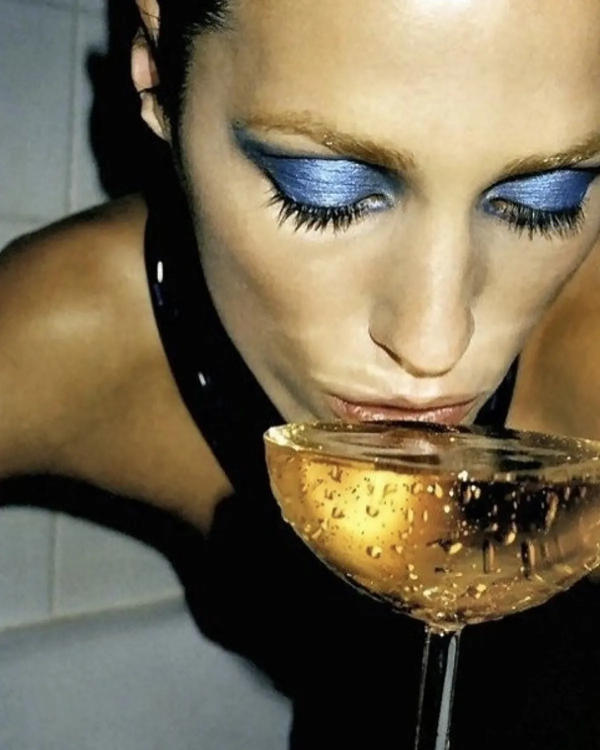
#> input picture clients/pr09re55/assets/img/bar-highlight.webp, 1200 x 1500 px (shown at 1/2 size)
$ python clear-handle-white.py ../../pr09re55/assets/img/bar-highlight.webp
#> lines starting #> are read from the running program, lines starting #| are printed output that depends on the picture; after the words box and inside, x2 and y2 are one past the last pixel; in counts of white or black regions, pixels touching at a corner belong together
#!/usr/bin/env python3
"""Rend transparent le blanc enfermé dans l'anse des chopes en cuivre (Moscow / Raspberry Mule).
Usage : python3 tools/clear-handle-white.py img1.webp ... (réécrit en place).
Ne touche que les grandes zones blanches (> 3000 px) ; les reflets du verre restent intacts."""
import sys
import numpy as np
from collections import deque
from PIL import Image, ImageFilter
def comps(m):
    h, w = m.shape; seen = np.zeros_like(m); out = []
    for y, x in zip(*np.nonzero(m)):
        if seen[y, x]: continue
        q = deque([(y, x)]); seen[y, x] = 1; px = []
        while q:
            cy, cx = q.popleft(); px.append((cy, cx))
            for dy, dx in ((1,0),(-1,0),(0,1),(0,-1)):
                ny, nx = cy+dy, cx+dx
                if 0 <= ny < h and 0 <= nx < w and m[ny, nx] and not seen[ny, nx]:
                    seen[ny, nx] = 1; q.append((ny, nx))
        out.append(px)
    return out
for path in sys.argv[1:]:
    im = Image.open(path).convert('RGBA'); a = np.array(im)
    rgb = a[..., :3].astype(int)
    core = (rgb.min(axis=2) >= 236) & (a[..., 3] > 200)
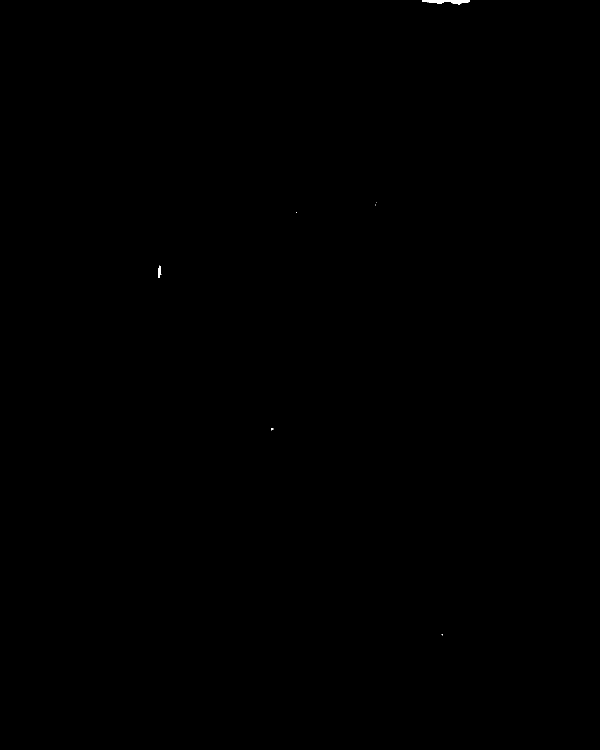
#> core: shape (1500, 1200) bool (shown at 1/2 size); 0.04% white; 7 white regions (5 under 20 px), largest, box (x1, y1, x2, y2) and area: (844, 0, 940, 10) 547, (317, 531, 323, 556) 89
    hole = np.zeros(core.shape, bool)
    for px in comps(core):
#> in comps, `h, w = m.shape`: h = 1500; w = 1200
        if len(px) > 3000:
            for y, x in px: hole[y, x] = True
#> this loop made 7 passes
#> hole: shape (1500, 1200) bool; every value is 0
    # étend d'1-2 px pour manger la frange blanchâtre contre le métal, puis adoucit
    h = Image.fromarray((hole * 255).astype('uint8')).filter(ImageFilter.MaxFilter(5))
    h = np.array(h.filter(ImageFilter.GaussianBlur(0.8))) / 255.0
#> h: shape (1500, 1200) float64; every value is 0
    a[..., 3] = (a[..., 3] * (1 - h)).astype('uint8')
    Image.fromarray(a).save(path, 'WEBP', quality=88, method=6)
    print(path.split('/')[-1], int(hole.sum()), 'px rendus transparents')
#| bar-highlight.webp 0 px rendus transparents

$ run again, on clients/pr09re55/assets/img/butik-napszemuveg.webp
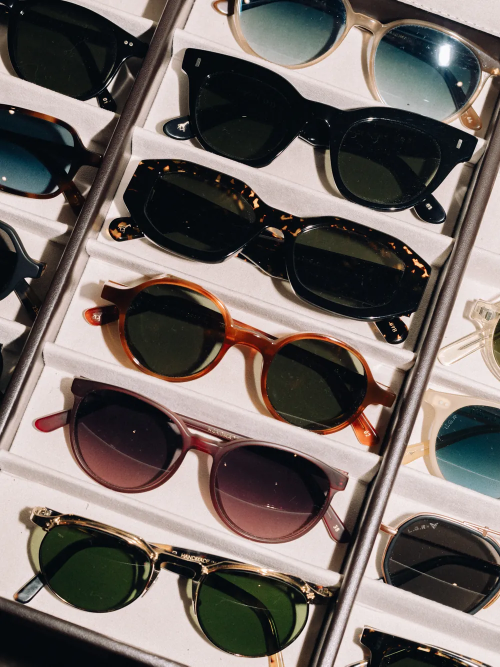
#> input picture clients/pr09re55/assets/img/butik-napszemuveg.webp, 1000 x 1333 px (shown at 1/2 size)
#> `core = (rgb.min(axis=2) >= 236) & (a[..., 3] > 200)`:
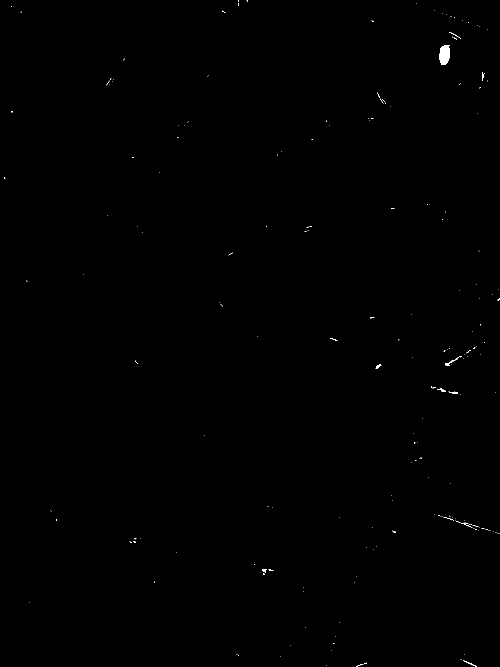
#> core: shape (1333, 1000) bool (shown at 1/2 size); 0.13% white; 208 white regions (197 under 20 px), largest, box (x1, y1, x2, y2) and area: (878, 90, 900, 130) 676, (890, 715, 918, 732) 91, (926, 1321, 954, 1333) 55
#> in comps, `h, w = m.shape`: h = 1333; w = 1000
#> the loop `for px in comps(core):` made 281 passes
#> px on passes 1, 4, 5: [(0, 477), (1, 477), (2, 477), (3, 477)], [(7, 833)], [(12, 22), (13, 22)]
#| butik-napszemuveg.webp 0 px rendus transparents

$ run again, on clients/pr09re55/assets/img/butik-presentation.webp
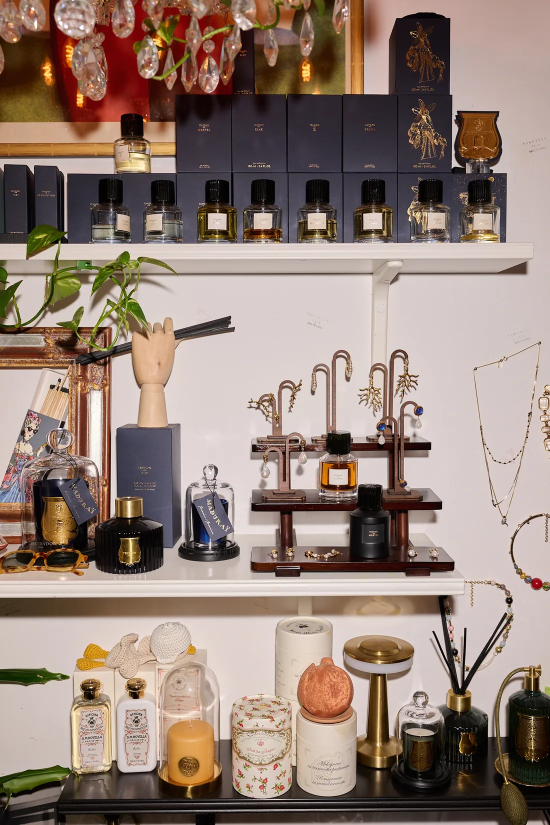
#> input picture clients/pr09re55/assets/img/butik-presentation.webp, 1100 x 1650 px (shown at 1/2 size)
#> `core = (rgb.min(axis=2) >= 236) & (a[..., 3] > 200)`:
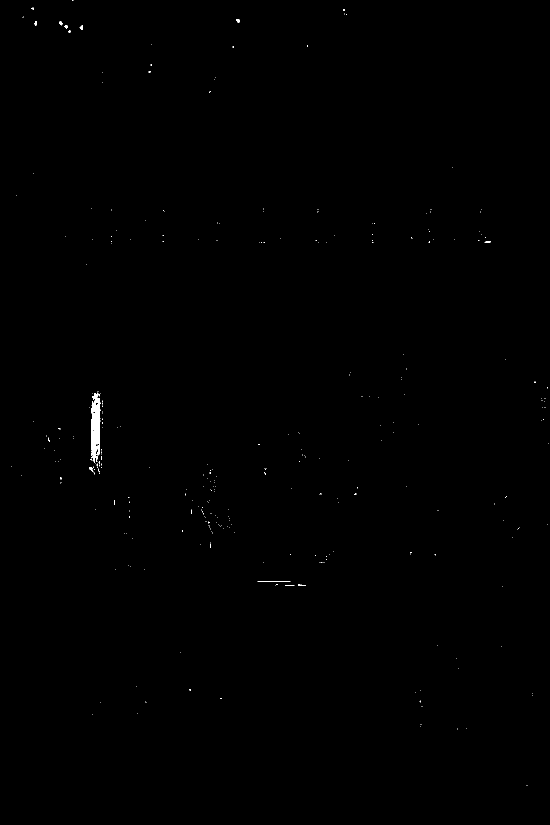
#> core: shape (1650, 1100) bool (shown at 1/2 size); 0.16% white; 314 white regions (302 under 20 px), largest, box (x1, y1, x2, y2) and area: (183, 786, 201, 927) 1736, (515, 1162, 581, 1163) 66, (178, 933, 187, 944) 46
#> in comps, `h, w = m.shape`: h = 1650; w = 1100
#> the loop `for px in comps(core):` made 343 passes
#> px on passes 1, 4, 5: [(0, 144), (0, 145), (0, 146)], [(27, 689), (28, 689)], [(28, 692), (28, 693), (29, 693)]
#| butik-presentation.webp 0 px rendus transparents
